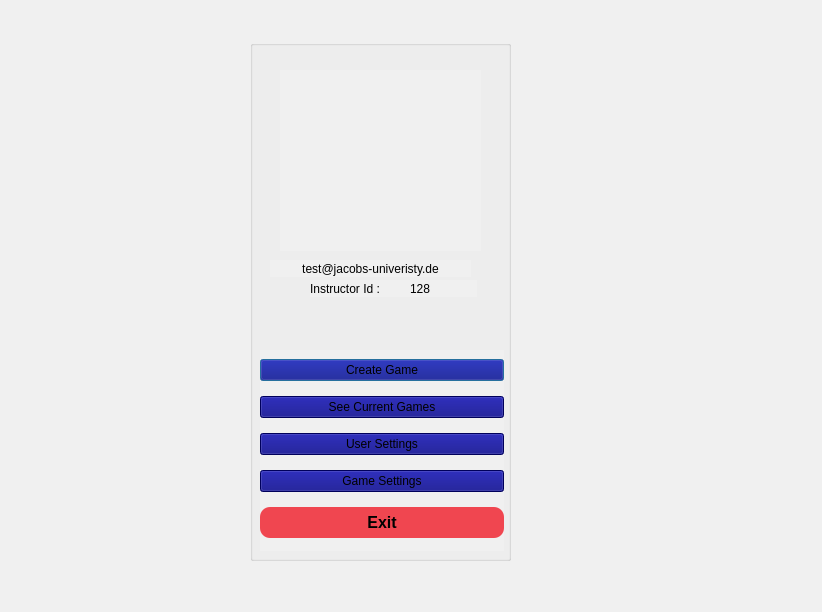
<?xml version="1.0" encoding="UTF-8"?>
<ui version="4.0">
 <class>SecDialog</class>
 <widget class="QDialog" name="SecDialog">
  <property name="geometry">
   <rect>
    <x>0</x>
    <y>0</y>
    <width>822</width>
    <height>612</height>
   </rect>
  </property>
  <property name="windowTitle">
   <string>Instructor</string>
  </property>
  <property name="styleSheet">
   <string notr="true">background-color: rgb(240, 240, 240);</string>
  </property>
  <widget class="QGroupBox" name="groupBox">
   <property name="geometry">
    <rect>
     <x>250</x>
     <y>40</y>
     <width>261</width>
     <height>521</height>
    </rect>
   </property>
   <property name="styleSheet">
    <string notr="true">QGroupBox {
    font: bold;
    border: 1px solid silver;
    border-radius: 12px;
    margin-top: 12px;
    padding: 10px 5px 10px 5px;
}

QGroupBox::title {
    subcontrol-origin: margin;
    left: 7px;
    padding: 0px 5px 0px 5px;
}
	color: rgb(0, 0, 0);</string>
   </property>
   <property name="title">
    <string/>
   </property>
   <widget class="QLabel" name="label_user">
    <property name="geometry">
     <rect>
      <x>30</x>
      <y>30</y>
      <width>201</width>
      <height>181</height>
     </rect>
    </property>
    <property name="text">
     <string/>
    </property>
   </widget>
   <widget class="QLabel" name="label_2">
    <property name="geometry">
     <rect>
      <x>60</x>
      <y>240</y>
      <width>121</width>
      <height>17</height>
     </rect>
    </property>
    <property name="styleSheet">
     <string notr="true">color: rgb(0, 0, 0);</string>
    </property>
    <property name="text">
     <string>Instructor Id : </string>
    </property>
   </widget>
   <widget class="QLabel" name="label_3">
    <property name="geometry">
     <rect>
      <x>160</x>
      <y>240</y>
      <width>67</width>
      <height>17</height>
     </rect>
    </property>
    <property name="styleSheet">
     <string notr="true">color: rgb(0, 0, 0);</string>
    </property>
    <property name="text">
     <string>128</string>
    </property>
    <property name="alignment">
     <set>Qt::AlignLeading|Qt::AlignLeft|Qt::AlignVCenter</set>
    </property>
   </widget>
   <widget class="QLabel" name="label">
    <property name="geometry">
     <rect>
      <x>20</x>
      <y>220</y>
      <width>201</width>
      <height>17</height>
     </rect>
    </property>
    <property name="styleSheet">
     <string notr="true">font: 75 italic 9pt &quot;Noto Sans&quot;;
color: rgb(0, 0, 0);</string>
    </property>
    <property name="text">
     <string>test@jacobs-univeristy.de</string>
    </property>
    <property name="alignment">
     <set>Qt::AlignCenter</set>
    </property>
   </widget>
   <widget class="QWidget" name="verticalLayoutWidget">
    <property name="geometry">
     <rect>
      <x>10</x>
      <y>310</y>
      <width>244</width>
      <height>201</height>
     </rect>
    </property>
    <layout class="QVBoxLayout" name="verticalLayout_2">
     <item>
      <widget class="QPushButton" name="pushButton">
       <property name="styleSheet">
        <string notr="true">background-color: rgb(0, 0, 127);
font: 75 10pt &quot;Noto Sans&quot;;</string>
       </property>
       <property name="text">
        <string>Create Game</string>
       </property>
      </widget>
     </item>
     <item>
      <widget class="QPushButton" name="pushButton_4">
       <property name="styleSheet">
        <string notr="true">background-color: rgb(0, 0, 127);
font: 75 10pt &quot;Noto Sans&quot;;</string>
       </property>
       <property name="text">
        <string>See Current Games</string>
       </property>
      </widget>
     </item>
     <item>
      <widget class="QPushButton" name="pushButton_3">
       <property name="styleSheet">
        <string notr="true">background-color: rgb(0, 0, 127);
font: 75 10pt &quot;Noto Sans&quot;;</string>
       </property>
       <property name="text">
        <string>User Settings</string>
       </property>
      </widget>
     </item>
     <item>
      <widget class="QPushButton" name="pushButton_5">
       <property name="styleSheet">
        <string notr="true">background-color: rgb(0, 0, 127);
font: 75 10pt &quot;Noto Sans&quot;;</string>
       </property>
       <property name="text">
        <string>Game Settings</string>
       </property>
      </widget>
     </item>
     <item>
      <widget class="QPushButton" name="pushButton_2">
       <property name="styleSheet">
        <string notr="true">QPushButton {
    background-color: rgb(240,70,80);
    border-style: outset;
    border-radius: 10px;
    font: bold 16px;
    min-width: 10em;
    padding: 6px;
}</string>
       </property>
       <property name="text">
        <string>Exit</string>
       </property>
      </widget>
     </item>
    </layout>
   </widget>
  </widget>
 </widget>
 <resources/>
 <connections/>
</ui>
